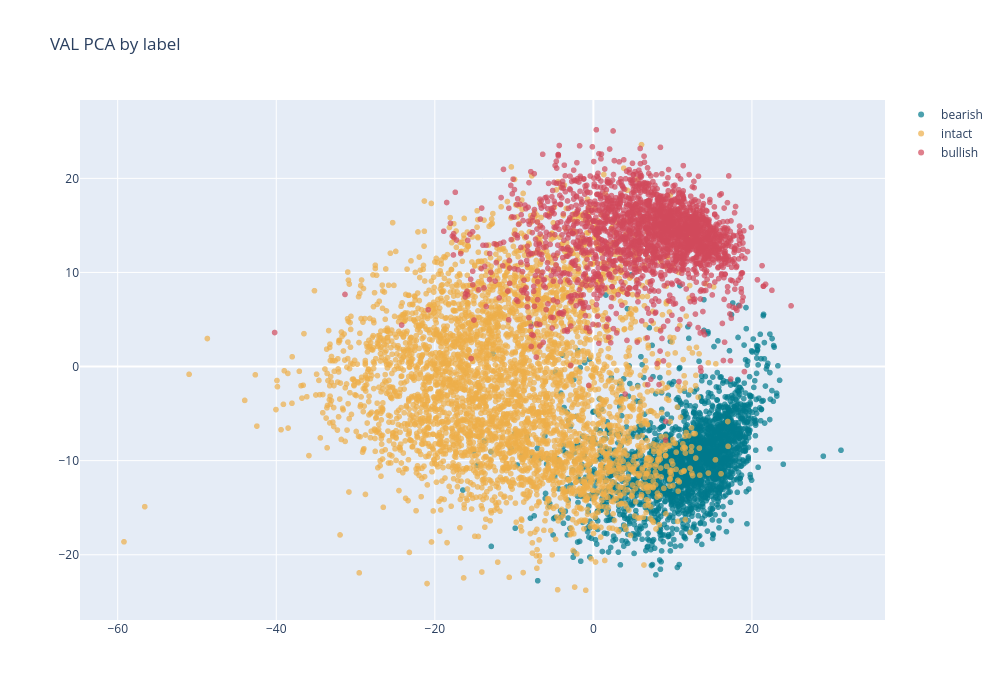

The notebook cell saved with this chart:
### Code cell
scatter_projection(pca_view, f"{SPLIT.upper()} PCA by label", color_col="label_name")

### Figure 1 — Plotly figure (JSON) as saved in the notebook; plotly's stock layout.template omitted (floating-point values rounded to 4 significant figures; data arrays with more than 128 entries replaced by an {"elided": "..."} marker saying what was removed)
{"data": [{"customdata": {"elided": "2386x7 mixed values"}, "hovertemplate": "idx=%{customdata[0]}<br>symbol=%{customdata[1]}<br>timestamp=%{customdata[2]}<br>label=%{customdata[3]} pred=%{customdata[4]}<br>bucket=%{customdata[5]}<br>confidence=%{customdata[6]:.4f}<extra></extra>", "marker": {"color": "#00798c", "opacity": 0.7, "size": 6}, "mode": "markers", "name": "bearish", "type": "scattergl", "x": {"elided": "2386 float values"}, "y": {"elided": "2386 float values"}}, {"customdata": {"elided": "4152x7 mixed values"}, "hovertemplate": "idx=%{customdata[0]}<br>symbol=%{customdata[1]}<br>timestamp=%{customdata[2]}<br>label=%{customdata[3]} pred=%{customdata[4]}<br>bucket=%{customdata[5]}<br>confidence=%{customdata[6]:.4f}<extra></extra>", "marker": {"color": "#edae49", "opacity": 0.7, "size": 6}, "mode": "markers", "name": "intact", "type": "scattergl", "x": {"elided": "4152 float values"}, "y": {"elided": "4152 float values"}}, {"customdata": {"elided": "2294x7 mixed values"}, "hovertemplate": "idx=%{customdata[0]}<br>symbol=%{customdata[1]}<br>timestamp=%{customdata[2]}<br>label=%{customdata[3]} pred=%{customdata[4]}<br>bucket=%{customdata[5]}<br>confidence=%{customdata[6]:.4f}<extra></extra>", "marker": {"color": "#d1495b", "opacity": 0.7, "size": 6}, "mode": "markers", "name": "bullish", "type": "scattergl", "x": {"elided": "2294 float values"}, "y": {"elided": "2294 float values"}}], "layout": {"height": 700, "title": {"text": "VAL PCA by label"}, "width": 1000}}
